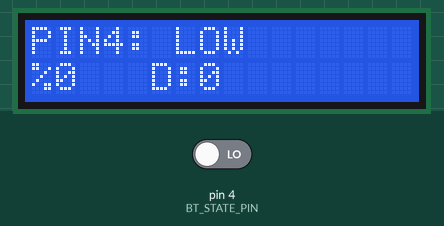
Simulated run of this sketch. Board: Arduino Uno, built with avr-gcc and run on an emulated ATmega328P. Shown: 16×2 character LCD. The test bench sets the inputs (shaded band); at power-on: pin 4 (BT_STATE_PIN) LOW.

Above: at 1.7 s.
1.8 s: pin 4 (BT_STATE_PIN) driven HIGH
At 4.2 s:
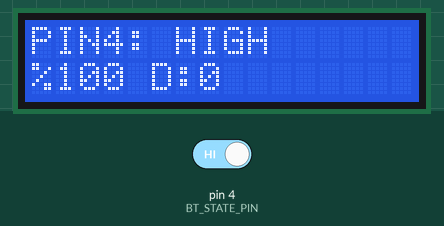
4.6 s: pin 4 (BT_STATE_PIN) driven LOW
At 5.6 s:
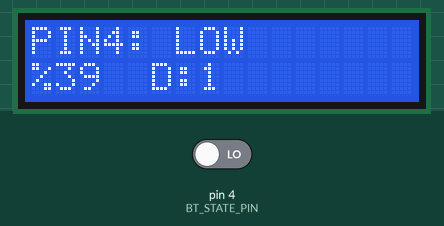
7.6 s: pin 4 (BT_STATE_PIN) driven HIGH
At 8.8 s:
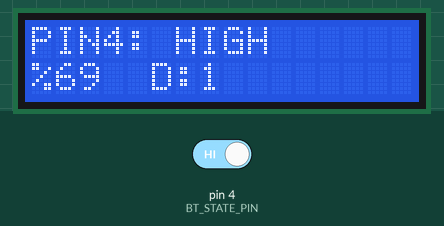
Timing chart, 0 to 10.6 s (numbered marks = the images above; inputs shaded):
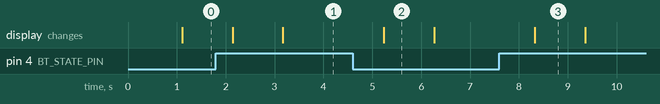

The sketch:

state_test.ino
```cpp
// ======================= HC-05 STATE PIN TESHIS =======================
// Amac: pin 4'teki STATE sinyalinin GERCEKTEN ne yaptigini gormek.
// Motor/joystick yok, sadece olcum yapar. HC-05'in takili kalmasi sorun degil
// (bu kod Serial kullanmiyor) ama KOD YUKLERKEN yine de HC-05'i cikar.
//
// BAGLANTI: HC-05 STATE -> pin 4,  LCD -> A4/A5
//
// EKRANDA NE GORECEKSIN:
//   Ust satir : pinin su anki hali (HIGH / LOW)
//   Alt satir : %..  -> son 1 saniyenin yuzde kaci HIGH gecti
//               D:.. -> son 1 saniyede kac kez seviye degistirdi (yanip sonme)
//
// YORUMLAMA:
//   %0    D:0   -> pin sabit LOW  : eslesme yok. DOGRU davranis.
//   %100  D:0   -> pin sabit HIGH : ya gercekten bagli, ya da kablo bos (havada).
//                  Ayirt etmek icin: pin 4 ile GND arasina 10k direnc tak.
//                  Direncle %0 oluyorsa -> kablo/STATE calismiyor.
//                  Direncle %100 kaliyorsa -> HC-05 gercekten HIGH suruyor.
//   %50 civari, D buyuk (10+) -> pin yanip soniyor : eslesme ARANIYOR, bagli degil.
// ======================================================================

#include <Wire.h>
#include <LiquidCrystal_I2C.h>

LiquidCrystal_I2C lcd(0x27, 16, 2);

const int BT_STATE_PIN = 4;

unsigned long pencereBasi = 0;   // olcum penceresinin baslangic ani
unsigned int  ornekSayisi = 0;   // bu pencerede kac kez okuduk
unsigned int  highSayisi  = 0;   // bunlarin kaci HIGH'di
unsigned int  degisimSayisi = 0; // kac kez seviye degisti
int oncekiSeviye = -1;           // bir onceki okuma (-1 = henuz yok)

void setup() {
  pinMode(BT_STATE_PIN, INPUT);

  lcd.init();
  lcd.backlight();
  lcd.setCursor(0, 0);
  lcd.print("STATE olcumu...");

  pencereBasi = millis();
}

void loop() {
  int seviye = digitalRead(BT_STATE_PIN);   // pini oku

  ornekSayisi++;
  if (seviye == HIGH) highSayisi++;
  if (oncekiSeviye != -1 && seviye != oncekiSeviye) degisimSayisi++;
  oncekiSeviye = seviye;

  // Her saniye bir kez ekrani tazele
  if (millis() - pencereBasi >= 1000) {
    int yuzde = (int)((highSayisi * 100UL) / ornekSayisi);

    lcd.setCursor(0, 0);
    lcd.print(seviye == HIGH ? "PIN4: HIGH      " : "PIN4: LOW       ");

    char buf[17];
    snprintf(buf, sizeof(buf), "%%%-4dD:%-8u", yuzde, degisimSayisi);
    lcd.setCursor(0, 1);
    lcd.print(buf);

    // sayaclari sifirla, yeni pencere basla
    pencereBasi   = millis();
    ornekSayisi   = 0;
    highSayisi    = 0;
    degisimSayisi = 0;
  }

  delay(2);   // saniyede ~500 ornek: yanip sonmeyi yakalamaya fazlasiyla yeter
}
```

Measured:
- after the input at 1.8 s, the display: first changes after 0.34 s (image 1 shows a later state)
- after the input at 4.6 s, the display: changes after 0.63 s (image 2)
- after the input at 7.6 s, the display: changes after 0.72 s (image 3)
- what the display in image 2 shows lasts 1.1 s, from 5.2 s to 6.3 s
